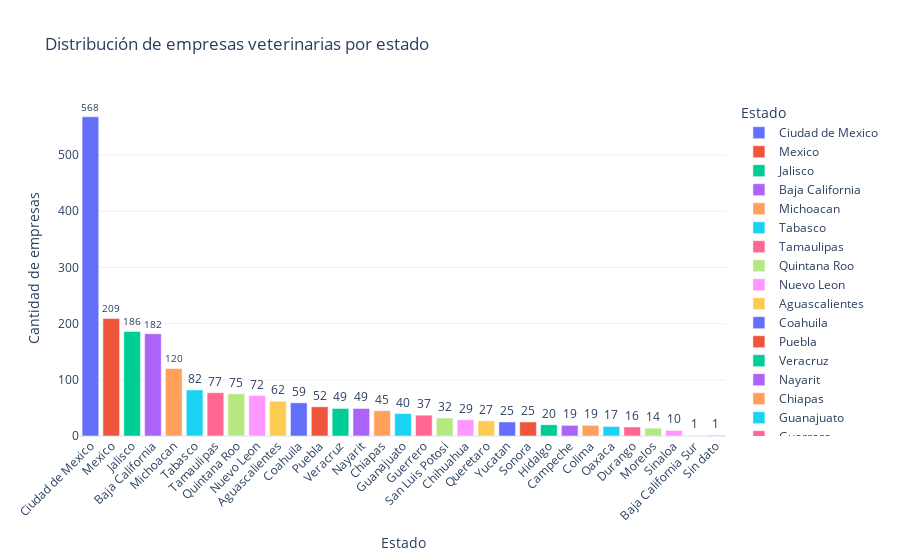

This figure's notebook cell:
### Markdown cell above
Podemos observar concluciónes interesantes de este grafico, por ejemplo observamos que el tipo de veterinaria que es mas abundante son, las personas fisicas y que solo ofrecen un tipo de servicio y las que son mas escasas son las personas morales con los tres servicios.
Esto probablemente tenga relación con el hecho de la informalidad en la mayoria de negocios veterinarios en México donde lo mas probable es que incluso haya mucho mas vetrinarias que ni si quiera estan registradas en este padron, por lo que establecer un hospital que ofrezca los 3 tipos de servicio y que este bien reglamentado pareciera ser un buen diferenciador.

### Code cell
# Agrupar por estado
conteo_estados = df['estado'].value_counts().reset_index()
conteo_estados.columns = ['estado', 'cantidad']

# Crear gráfico
fig = px.bar(
    conteo_estados,
    x='estado',
    y='cantidad',
    text='cantidad',
    title='Distribución de empresas veterinarias por estado',
    labels={'estado': 'Estado', 'cantidad': 'Cantidad de empresas'},
    template='plotly_white',
    color='estado'
)

fig.update_traces(textposition='outside')
fig.update_layout(xaxis_tickangle=-45)
fig.show()

### Figure 1 — Plotly figure (JSON) as saved in the notebook; plotly's stock layout.template omitted (floating-point values rounded to 4 significant figures)
{"data": [{"hovertemplate": "Estado=%{x}<br>Cantidad de empresas=%{text}<extra></extra>", "legendgroup": "Ciudad de Mexico", "marker": {"color": "#636efa", "pattern": {"shape": ""}}, "name": "Ciudad de Mexico", "orientation": "v", "showlegend": true, "text": [568.0], "textposition": "outside", "type": "bar", "x": ["Ciudad de Mexico"], "xaxis": "x", "y": [568], "yaxis": "y"}, {"hovertemplate": "Estado=%{x}<br>Cantidad de empresas=%{text}<extra></extra>", "legendgroup": "Mexico", "marker": {"color": "#EF553B", "pattern": {"shape": ""}}, "name": "Mexico", "orientation": "v", "showlegend": true, "text": [209.0], "textposition": "outside", "type": "bar", "x": ["Mexico"], "xaxis": "x", "y": [209], "yaxis": "y"}, {"hovertemplate": "Estado=%{x}<br>Cantidad de empresas=%{text}<extra></extra>", "legendgroup": "Jalisco", "marker": {"color": "#00cc96", "pattern": {"shape": ""}}, "name": "Jalisco", "orientation": "v", "showlegend": true, "text": [186.0], "textposition": "outside", "type": "bar", "x": ["Jalisco"], "xaxis": "x", "y": [186], "yaxis": "y"}, {"hovertemplate": "Estado=%{x}<br>Cantidad de empresas=%{text}<extra></extra>", "legendgroup": "Baja California", "marker": {"color": "#ab63fa", "pattern": {"shape": ""}}, "name": "Baja California", "orientation": "v", "showlegend": true, "text": [182.0], "textposition": "outside", "type": "bar", "x": ["Baja California"], "xaxis": "x", "y": [182], "yaxis": "y"}, {"hovertemplate": "Estado=%{x}<br>Cantidad de empresas=%{text}<extra></extra>", "legendgroup": "Michoacan", "marker": {"color": "#FFA15A", "pattern": {"shape": ""}}, "name": "Michoacan", "orientation": "v", "showlegend": true, "text": [120.0], "textposition": "outside", "type": "bar", "x": ["Michoacan"], "xaxis": "x", "y": [120], "yaxis": "y"}, {"hovertemplate": "Estado=%{x}<br>Cantidad de empresas=%{text}<extra></extra>", "legendgroup": "Tabasco", "marker": {"color": "#19d3f3", "pattern": {"shape": ""}}, "name": "Tabasco", "orientation": "v", "showlegend": true, "text": [82.0], "textposition": "outside", "type": "bar", "x": ["Tabasco"], "xaxis": "x", "y": [82], "yaxis": "y"}, {"hovertemplate": "Estado=%{x}<br>Cantidad de empresas=%{text}<extra></extra>", "legendgroup": "Tamaulipas", "marker": {"color": "#FF6692", "pattern": {"shape": ""}}, "name": "Tamaulipas", "orientation": "v", "showlegend": true, "text": [77.0], "textposition": "outside", "type": "bar", "x": ["Tamaulipas"], "xaxis": "x", "y": [77], "yaxis": "y"}, {"hovertemplate": "Estado=%{x}<br>Cantidad de empresas=%{text}<extra></extra>", "legendgroup": "Quintana Roo", "marker": {"color": "#B6E880", "pattern": {"shape": ""}}, "name": "Quintana Roo", "orientation": "v", "showlegend": true, "text": [75.0], "textposition": "outside", "type": "bar", "x": ["Quintana Roo"], "xaxis": "x", "y": [75], "yaxis": "y"}, {"hovertemplate": "Estado=%{x}<br>Cantidad de empresas=%{text}<extra></extra>", "legendgroup": "Nuevo Leon", "marker": {"color": "#FF97FF", "pattern": {"shape": ""}}, "name": "Nuevo Leon", "orientation": "v", "showlegend": true, "text": [72.0], "textposition": "outside", "type": "bar", "x": ["Nuevo Leon"], "xaxis": "x", "y": [72], "yaxis": "y"}, {"hovertemplate": "Estado=%{x}<br>Cantidad de empresas=%{text}<extra></extra>", "legendgroup": "Aguascalientes", "marker": {"color": "#FECB52", "pattern": {"shape": ""}}, "name": "Aguascalientes", "orientation": "v", "showlegend": true, "text": [62.0], "textposition": "outside", "type": "bar", "x": ["Aguascalientes"], "xaxis": "x", "y": [62], "yaxis": "y"}, {"hovertemplate": "Estado=%{x}<br>Cantidad de empresas=%{text}<extra></extra>", "legendgroup": "Coahuila", "marker": {"color": "#636efa", "pattern": {"shape": ""}}, "name": "Coahuila", "orientation": "v", "showlegend": true, "text": [59.0], "textposition": "outside", "type": "bar", "x": ["Coahuila"], "xaxis": "x", "y": [59], "yaxis": "y"}, {"hovertemplate": "Estado=%{x}<br>Cantidad de empresas=%{text}<extra></extra>", "legendgroup": "Puebla", "marker": {"color": "#EF553B", "pattern": {"shape": ""}}, "name": "Puebla", "orientation": "v", "showlegend": true, "text": [52.0], "textposition": "outside", "type": "bar", "x": ["Puebla"], "xaxis": "x", "y": [52], "yaxis": "y"}, {"hovertemplate": "Estado=%{x}<br>Cantidad de empresas=%{text}<extra></extra>", "legendgroup": "Veracruz", "marker": {"color": "#00cc96", "pattern": {"shape": ""}}, "name": "Veracruz", "orientation": "v", "showlegend": true, "text": [49.0], "textposition": "outside", "type": "bar", "x": ["Veracruz"], "xaxis": "x", "y": [49], "yaxis": "y"}, {"hovertemplate": "Estado=%{x}<br>Cantidad de empresas=%{text}<extra></extra>", "legendgroup": "Nayarit", "marker": {"color": "#ab63fa", "pattern": {"shape": ""}}, "name": "Nayarit", "orientation": "v", "showlegend": true, "text": [49.0], "textposition": "outside", "type": "bar", "x": ["Nayarit"], "xaxis": "x", "y": [49], "yaxis": "y"}, {"hovertemplate": "Estado=%{x}<br>Cantidad de empresas=%{text}<extra></extra>", "legendgroup": "Chiapas", "marker": {"color": "#FFA15A", "pattern": {"shape": ""}}, "name": "Chiapas", "orientation": "v", "showlegend": true, "text": [45.0], "textposition": "outside", "type": "bar", "x": ["Chiapas"], "xaxis": "x", "y": [45], "yaxis": "y"}, {"hovertemplate": "Estado=%{x}<br>Cantidad de empresas=%{text}<extra></extra>", "legendgroup": "Guanajuato", "marker": {"color": "#19d3f3", "pattern": {"shape": ""}}, "name": "Guanajuato", "orientation": "v", "showlegend": true, "text": [40.0], "textposition": "outside", "type": "bar", "x": ["Guanajuato"], "xaxis": "x", "y": [40], "yaxis": "y"}, {"hovertemplate": "Estado=%{x}<br>Cantidad de empresas=%{text}<extra></extra>", "legendgroup": "Guerrero", "marker": {"color": "#FF6692", "pattern": {"shape": ""}}, "name": "Guerrero", "orientation": "v", "showlegend": true, "text": [37.0], "textposition": "outside", "type": "bar", "x": ["Guerrero"], "xaxis": "x", "y": [37], "yaxis": "y"}, {"hovertemplate": "Estado=%{x}<br>Cantidad de empresas=%{text}<extra></extra>", "legendgroup": "San Luis Potosi", "marker": {"color": "#B6E880", "pattern": {"shape": ""}}, "name": "San Luis Potosi", "orientation": "v", "showlegend": true, "text": [32.0], "textposition": "outside", "type": "bar", "x": ["San Luis Potosi"], "xaxis": "x", "y": [32], "yaxis": "y"}, {"hovertemplate": "Estado=%{x}<br>Cantidad de empresas=%{text}<extra></extra>", "legendgroup": "Chihuahua", "marker": {"color": "#FF97FF", "pattern": {"shape": ""}}, "name": "Chihuahua", "orientation": "v", "showlegend": true, "text": [29.0], "textposition": "outside", "type": "bar", "x": ["Chihuahua"], "xaxis": "x", "y": [29], "yaxis": "y"}, {"hovertemplate": "Estado=%{x}<br>Cantidad de empresas=%{text}<extra></extra>", "legendgroup": "Queretaro", "marker": {"color": "#FECB52", "pattern": {"shape": ""}}, "name": "Queretaro", "orientation": "v", "showlegend": true, "text": [27.0], "textposition": "outside", "type": "bar", "x": ["Queretaro"], "xaxis": "x", "y": [27], "yaxis": "y"}, {"hovertemplate": "Estado=%{x}<br>Cantidad de empresas=%{text}<extra></extra>", "legendgroup": "Yucatan", "marker": {"color": "#636efa", "pattern": {"shape": ""}}, "name": "Yucatan", "orientation": "v", "showlegend": true, "text": [25.0], "textposition": "outside", "type": "bar", "x": ["Yucatan"], "xaxis": "x", "y": [25], "yaxis": "y"}, {"hovertemplate": "Estado=%{x}<br>Cantidad de empresas=%{text}<extra></extra>", "legendgroup": "Sonora", "marker": {"color": "#EF553B", "pattern": {"shape": ""}}, "name": "Sonora", "orientation": "v", "showlegend": true, "text": [25.0], "textposition": "outside", "type": "bar", "x": ["Sonora"], "xaxis": "x", "y": [25], "yaxis": "y"}, {"hovertemplate": "Estado=%{x}<br>Cantidad de empresas=%{text}<extra></extra>", "legendgroup": "Hidalgo", "marker": {"color": "#00cc96", "pattern": {"shape": ""}}, "name": "Hidalgo", "orientation": "v", "showlegend": true, "text": [20.0], "textposition": "outside", "type": "bar", "x": ["Hidalgo"], "xaxis": "x", "y": [20], "yaxis": "y"}, {"hovertemplate": "Estado=%{x}<br>Cantidad de empresas=%{text}<extra></extra>", "legendgroup": "Campeche", "marker": {"color": "#ab63fa", "pattern": {"shape": ""}}, "name": "Campeche", "orientation": "v", "showlegend": true, "text": [19.0], "textposition": "outside", "type": "bar", "x": ["Campeche"], "xaxis": "x", "y": [19], "yaxis": "y"}, {"hovertemplate": "Estado=%{x}<br>Cantidad de empresas=%{text}<extra></extra>", "legendgroup": "Colima", "marker": {"color": "#FFA15A", "pattern": {"shape": ""}}, "name": "Colima", "orientation": "v", "showlegend": true, "text": [19.0], "textposition": "outside", "type": "bar", "x": ["Colima"], "xaxis": "x", "y": [19], "yaxis": "y"}, {"hovertemplate": "Estado=%{x}<br>Cantidad de empresas=%{text}<extra></extra>", "legendgroup": "Oaxaca", "marker": {"color": "#19d3f3", "pattern": {"shape": ""}}, "name": "Oaxaca", "orientation": "v", "showlegend": true, "text": [17.0], "textposition": "outside", "type": "bar", "x": ["Oaxaca"], "xaxis": "x", "y": [17], "yaxis": "y"}, {"hovertemplate": "Estado=%{x}<br>Cantidad de empresas=%{text}<extra></extra>", "legendgroup": "Durango", "marker": {"color": "#FF6692", "pattern": {"shape": ""}}, "name": "Durango", "orientation": "v", "showlegend": true, "text": [16.0], "textposition": "outside", "type": "bar", "x": ["Durango"], "xaxis": "x", "y": [16], "yaxis": "y"}, {"hovertemplate": "Estado=%{x}<br>Cantidad de empresas=%{text}<extra></extra>", "legendgroup": "Morelos", "marker": {"color": "#B6E880", "pattern": {"shape": ""}}, "name": "Morelos", "orientation": "v", "showlegend": true, "text": [14.0], "textposition": "outside", "type": "bar", "x": ["Morelos"], "xaxis": "x", "y": [14], "yaxis": "y"}, {"hovertemplate": "Estado=%{x}<br>Cantidad de empresas=%{text}<extra></extra>", "legendgroup": "Sinaloa", "marker": {"color": "#FF97FF", "pattern": {"shape": ""}}, "name": "Sinaloa", "orientation": "v", "showlegend": true, "text": [10.0], "textposition": "outside", "type": "bar", "x": ["Sinaloa"], "xaxis": "x", "y": [10], "yaxis": "y"}, {"hovertemplate": "Estado=%{x}<br>Cantidad de empresas=%{text}<extra></extra>", "legendgroup": "Baja California Sur", "marker": {"color": "#FECB52", "pattern": {"shape": ""}}, "name": "Baja California Sur", "orientation": "v", "showlegend": true, "text": [1.0], "textposition": "outside", "type": "bar", "x": ["Baja California Sur"], "xaxis": "x", "y": [1], "yaxis": "y"}, {"hovertemplate": "Estado=%{x}<br>Cantidad de empresas=%{text}<extra></extra>", "legendgroup": "Sin dato", "marker": {"color": "#636efa", "pattern": {"shape": ""}}, "name": "Sin dato", "orientation": "v", "showlegend": true, "text": [1.0], "textposition": "outside", "type": "bar", "x": ["Sin dato"], "xaxis": "x", "y": [1], "yaxis": "y"}], "layout": {"barmode": "relative", "legend": {"title": {"text": "Estado"}, "tracegroupgap": 0}, "title": {"text": "Distribución de empresas veterinarias por estado"}, "xaxis": {"anchor": "y", "categoryarray": ["Ciudad de Mexico", "Mexico", "Jalisco", "Baja California", "Michoacan", "Tabasco", "Tamaulipas", "Quintana Roo", "Nuevo Leon", "Aguascalientes", "Coahuila", "Puebla", "Veracruz", "Nayarit", "Chiapas", "Guanajuato", "Guerrero", "San Luis Potosi", "Chihuahua", "Queretaro", "Yucatan", "Sonora", "Hidalgo", "Campeche", "Colima", "Oaxaca", "Durango", "Morelos", "Sinaloa", "Baja California Sur", "Sin dato"], "categoryorder": "array", "domain": [0, 1], "tickangle": -45, "title": {"text": "Estado"}}, "yaxis": {"anchor": "x", "domain": [0, 1], "title": {"text": "Cantidad de empresas"}}}}
